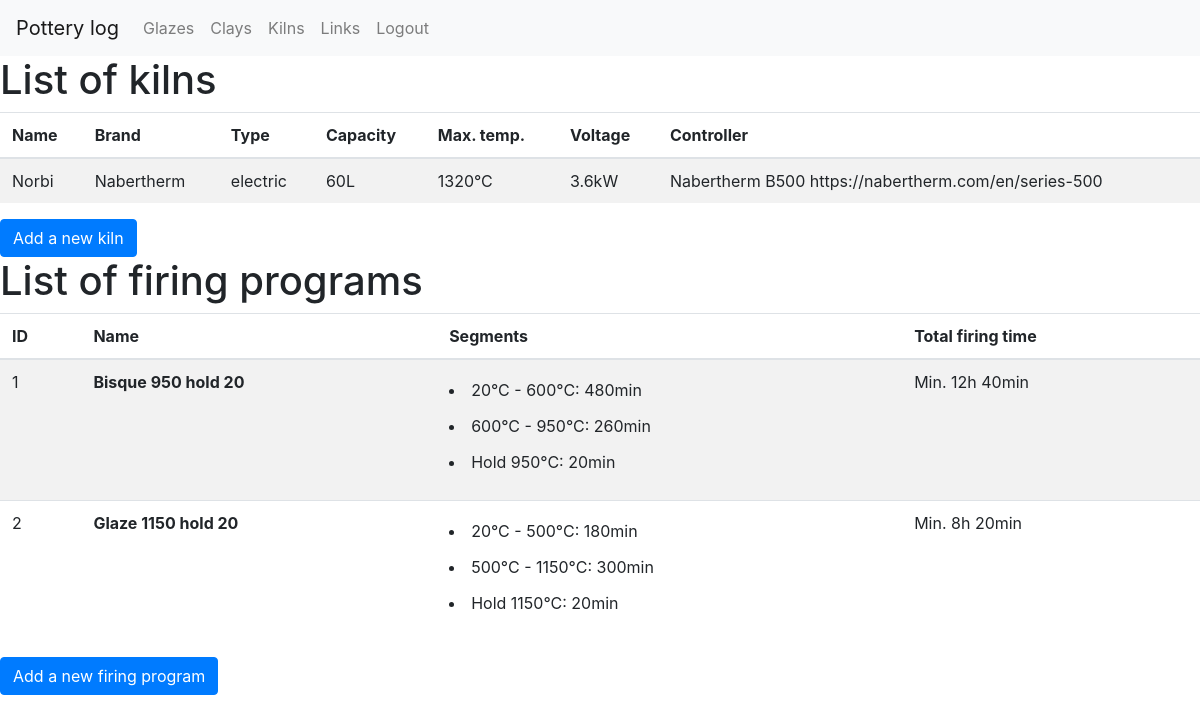
The page /viewkilns (signed in) on the database as committed earlier.
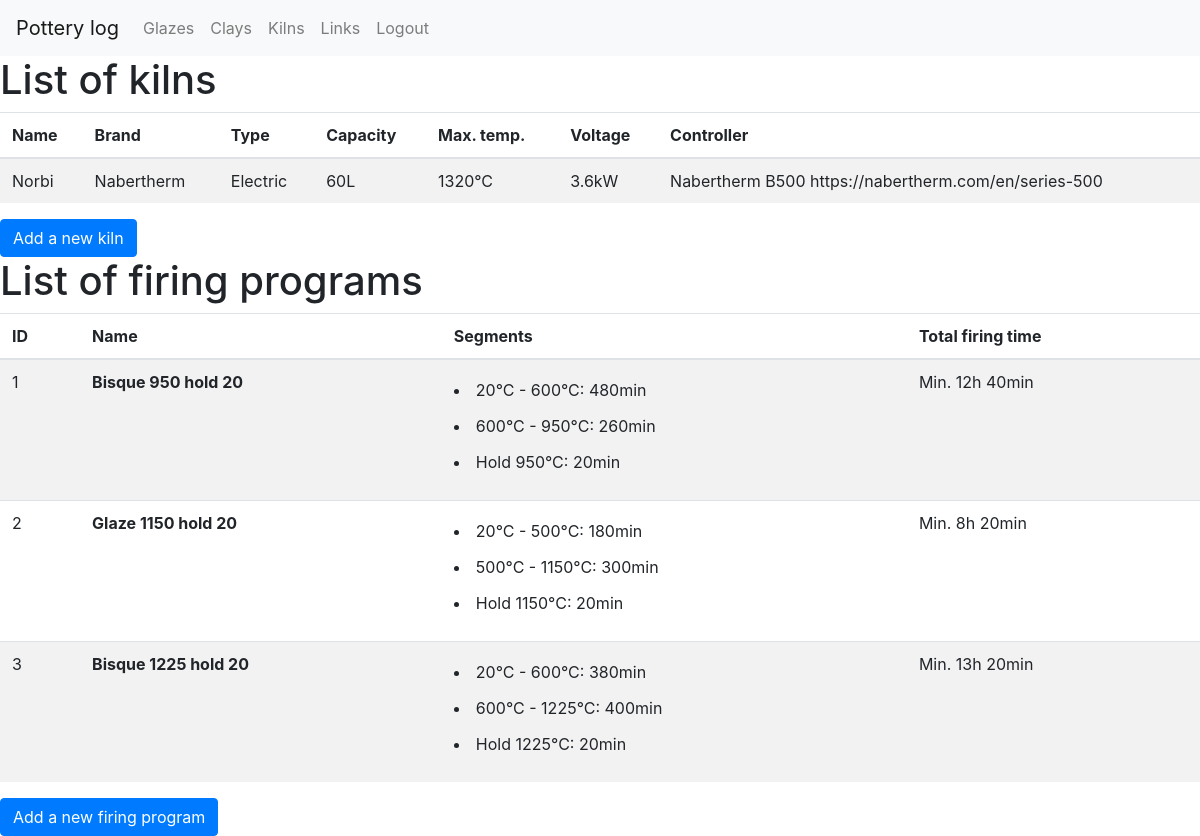
The same page on the database as committed later.
### app/models.py (models this page shows, shortened)
class Kiln(db.Model):
    __tablename__ = 'kiln'
    id = db.Column(db.Integer, primary_key=True)
    name = db.Column(db.String(140), index=True)
    brand = db.Column(db.String(140), index=True)
    type = db.Column(db.String(20)) # Electric or Gas
    capacity = db.Column(db.Integer) # in L
    temp_max = db.Column(db.Integer) # in °C
    voltage = db.Column(db.Float(20)) # in kW
    controller = db.Column(db.String(200))
    bisque_fired_pots  = db.relationship('Pot', back_populates='bisque_fired_with_kiln', foreign_keys='[Pot.bisque_fire_kiln_id]', lazy='dynamic')
    glaze_fired_pots  = db.relationship('Pot', back_populates='glaze_fired_with_kiln', foreign_keys='[Pot.glaze_fire_kiln_id]', lazy='dynamic')

class FiringProgram(db.Model):
    __tablename__ = 'firing_program'
    id = db.Column(db.Integer, primary_key=True)
    type = db.Column(db.String(20)) # Bisque or Glaze
    name = db.Column(db.String(100))
    associated_segments = db.relationship('ProgramSegment', back_populates='program', lazy='dynamic', cascade='all')
    bisque_pots = db.relationship('Pot', back_populates='bisque_fired_with_program', foreign_keys='[Pot.bisque_fire_program_id]', lazy='dynamic')
    glaze_pots = db.relationship('Pot', back_populates='glaze_fired_with_program', foreign_keys='[Pot.glaze_fire_program_id]', lazy='dynamic')

class ProgramSegment(db.Model):
    __tablename__ = 'program_segment'
    program_id = db.Column(db.Integer, db.ForeignKey('firing_program.id'), primary_key=True)
    segment_id = db.Column(db.Integer, db.ForeignKey('firing_segment.id'), primary_key=True)
    segment_order = db.Column(db.Integer)
    program = db.relationship('FiringProgram', back_populates='associated_segments')
    segment = db.relationship('FiringSegment', back_populates='associated_programs')

class FiringSegment(db.Model):
    __tablename__ = 'firing_segment'
    id = db.Column(db.Integer, primary_key=True)
    temp_start = db.Column(db.Integer) # in °C
    temp_end = db.Column(db.Integer) # in °C
    time_to_reach = db.Column(db.Integer) # in min
    associated_programs = db.relationship('ProgramSegment', back_populates='segment', lazy='dynamic', cascade='all')

### app/controller.py (the view)
@app.route('/viewkilns')
@login_required
def view_kilns():
    kilns = Kiln.query.all()
    firing_programs = FiringProgram.query.all()
    kiln_form = AddKilnForm()
    program_form = AddFiringProgramForm()
    total_firing_time = {}
    for program in firing_programs:
        ordered_segments = ProgramSegment.query.filter_by(program=program).order_by(ProgramSegment.segment_order).all()
        program.ordered_segments = ordered_segments
        total_firing_time[program.id] = program_firing_time(program)
    return render_template('viewkilns.html', title='List of kilns', kilns=kilns, firing_programs=firing_programs, total_firing_time=total_firing_time, kiln_form=kiln_form, program_form=program_form)

### app/models.py (called while the page is built)
@login.user_loader
def load_user(id):
    return User.query.get(int(id))

### app/utils.py (called while the page is built)
def program_firing_time(firing_program):
    segments = firing_program.associated_segments
    minutes_sum = sum(segment.segment.time_to_reach for segment in segments)
    hours, minutes = divmod(minutes_sum, 60)
    if hours > 0:
        return '{}h {}min'.format(hours, minutes)
    else:
        return '{}min'.format(minutes)

### app/templates/viewkilns.html (shortened to what this page needs)
{% extends 'layout.html' %}
{% block main %}
<h1>List of kilns</h1>
<table class="table table-striped">
    <thead>
        <tr>
            <th>Name</th>
            <th>Brand</th>
            <th>Type</th>
            <th>Capacity</th>
            <th>Max. temp.</th>
            <th>Voltage</th>
            <th>Controller</th>
        </tr>
    </thead>
    <body>
        {% for kiln in kilns %}
        <tr>
            <td>{{ kiln.name or '' }}</td>
            <td>{{ kiln.brand or '' }}</td>
            <td>{{ kiln.type or '' }}</td>
            <td>{{ kiln.capacity ~ 'L' if kiln.capacity else '' }}</td>
            <td>{{ kiln.temp_max ~ '°C' if kiln.temp_max else '' }}</td>
            <td>{{ kiln.voltage ~ 'kW' if kiln.voltage else '' }}</td>
            <td>{{ kiln.controller or '' }}</td>
        </tr>
        {% endfor %}
    </body>
</table>
<button id="add-new-kiln" type="button" class="btn btn-primary" data-toggle="modal" data-target="#modal-add-kiln" data-reload-page="true">Add a new kiln</button>
<h1>List of firing programs</h1>
<table class="table table-striped">
    <thead>
        <tr>
            <th>ID</th>
            <th>Name</th>
            <th>Segments</th>
            <th>Total firing time</th>
        </tr>
    </thead>
    <body>
        {% for program in firing_programs %}
        <tr>
            <td>{{ program.id or '' }}</td>
            <td class="font-weight-bold">{{ program.name or '' }}</td>
            <td>
                <dd>
                    {% for segment in program.ordered_segments %}
                        <li class="py-2">
                            {% if segment.segment.temp_start == segment.segment.temp_end %}
                                Hold {{ segment.segment.temp_start ~ '°C' or '' }}:
                            {% else %}
                                {{ segment.segment.temp_start ~ '°C' or '' }} -
                                {{ segment.segment.temp_end ~ '°C' or '' }}:
                            {% endif %}
                            {% if segment.segment.time_to_reach %}
                                {{ segment.segment.time_to_reach ~ 'min' or '' }}
                            {% endif %}
                        </li>
                    {% endfor %}
                </dd>
            </td>
            <td>Min. {{ total_firing_time[program.id] }}</td>
        </tr>
        {% endfor %}
    </body>
</table>
<button id="add-new-firing-program" type="button" class="btn btn-primary" data-toggle="modal" data-target="#modal-add-firing-program" data-reload-page="true">Add a new firing program</button>
{% endblock %}

### app/templates/layout.html (shortened to what this page needs)
<!DOCTYPE html>
<html lang="en">
    <head>
        <link rel="stylesheet" href="https://cdn.jsdelivr.net/npm/bootstrap@4.3.1/dist/css/bootstrap.min.css">
        <link href="/static/css/styles.css" rel="stylesheet">
        <link rel="stylesheet" href="https://cdn.jsdelivr.net/npm/bootstrap-icons@1.8.0/font/bootstrap-icons.css">
    </head>
    <body>
        <main>
            <nav class="navbar navbar-expand-lg navbar-light bg-light">
                <a class="navbar-brand" href="{{ url_for('index') }}">Pottery log</a>
                <div class="collapse navbar-collapse" id="navbarNav">
                    <ul class="navbar-nav">
                        {% if current_user.is_anonymous %}
                        <li class="nav-item">
                            <a class="nav-link" href="{{ url_for('login') }}">Login</a>
                        </li>
                        {% else %}
                        <li class="nav-item">
                            <a class="nav-link" href="{{ url_for('view_glazes') }}">Glazes</a>
                        </li>
                        <li class="nav-item">
                            <a class="nav-link" href="{{ url_for('view_clays') }}">Clays</a>
                        </li>
                        <li class="nav-item">
                            <a class="nav-link" href="{{ url_for('view_kilns') }}">Kilns</a>
                        </li>
                        <li class="nav-item">
                            <a class="nav-link" href="{{ url_for('view_links') }}">Links</a>
                        </li>
                        <li class="nav-item">
                            <a class="nav-link" href="{{ url_for('logout') }}">Logout</a>
                        </li>
                        {% endif %}
                    </ul>
                </div>
            </nav>
            {% block main %}
            {% endblock %}
        </main>
    </body>
</html>

Rows that differ between the two databases and show on the page:
changed Kiln "Norbi": type "electric" → "Electric"
added FiringProgram: id "3", name "Bisque 1225 hold 20", total_firing_time "13h 20min"
added ProgramSegment: segment "20°C", segment "600°C", segment "380min", shown under "3"
added ProgramSegment: segment "600°C", segment "1225°C", segment "400min", shown under "3"
added ProgramSegment: segment "1225°C", segment "20min", shown under "3"
